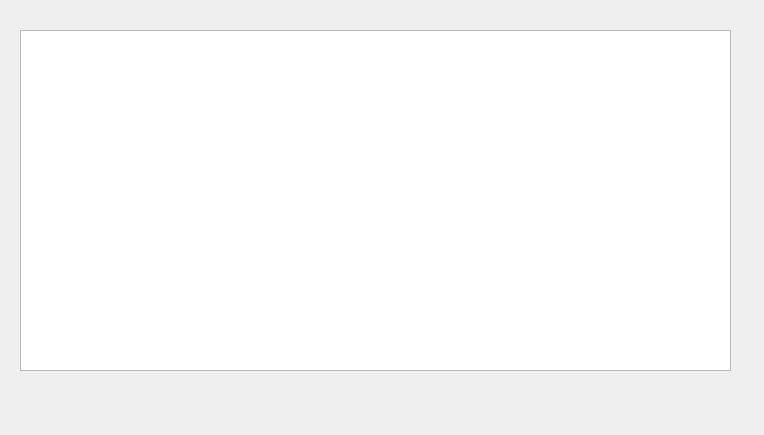
<?xml version="1.0" encoding="UTF-8"?>
<ui version="4.0">
 <class>Form</class>
 <widget class="QWidget" name="Form">
  <property name="geometry">
   <rect>
    <x>0</x>
    <y>0</y>
    <width>764</width>
    <height>435</height>
   </rect>
  </property>
  <property name="windowTitle">
   <string>Form</string>
  </property>
  <widget class="QTextBrowser" name="out">
   <property name="geometry">
    <rect>
     <x>20</x>
     <y>30</y>
     <width>711</width>
     <height>341</height>
    </rect>
   </property>
  </widget>
 </widget>
 <resources/>
 <connections/>
</ui>
